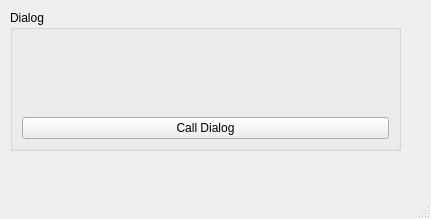
<?xml version="1.0" encoding="UTF-8"?>
<ui version="4.0">
 <class>MainWindow</class>
 <widget class="QMainWindow" name="MainWindow">
  <property name="geometry">
   <rect>
    <x>0</x>
    <y>0</y>
    <width>431</width>
    <height>219</height>
   </rect>
  </property>
  <property name="windowTitle">
   <string>MainWindow</string>
  </property>
  <widget class="QWidget" name="centralwidget">
   <widget class="QGroupBox" name="groupBox">
    <property name="geometry">
     <rect>
      <x>10</x>
      <y>10</y>
      <width>391</width>
      <height>141</height>
     </rect>
    </property>
    <property name="title">
     <string>Dialog</string>
    </property>
    <layout class="QVBoxLayout" name="verticalLayout">
     <item>
      <widget class="QLabel" name="label">
       <property name="font">
        <font>
         <family>Century Gothic</family>
         <pointsize>18</pointsize>
        </font>
       </property>
       <property name="text">
        <string/>
       </property>
       <property name="alignment">
        <set>Qt::AlignCenter</set>
       </property>
      </widget>
     </item>
     <item>
      <widget class="QPushButton" name="pushButton">
       <property name="text">
        <string>Call Dialog</string>
       </property>
      </widget>
     </item>
    </layout>
   </widget>
  </widget>
  <widget class="QMenuBar" name="menubar">
   <property name="geometry">
    <rect>
     <x>0</x>
     <y>0</y>
     <width>431</width>
     <height>21</height>
    </rect>
   </property>
  </widget>
  <widget class="QStatusBar" name="statusbar"/>
 </widget>
 <resources/>
 <connections/>
</ui>
